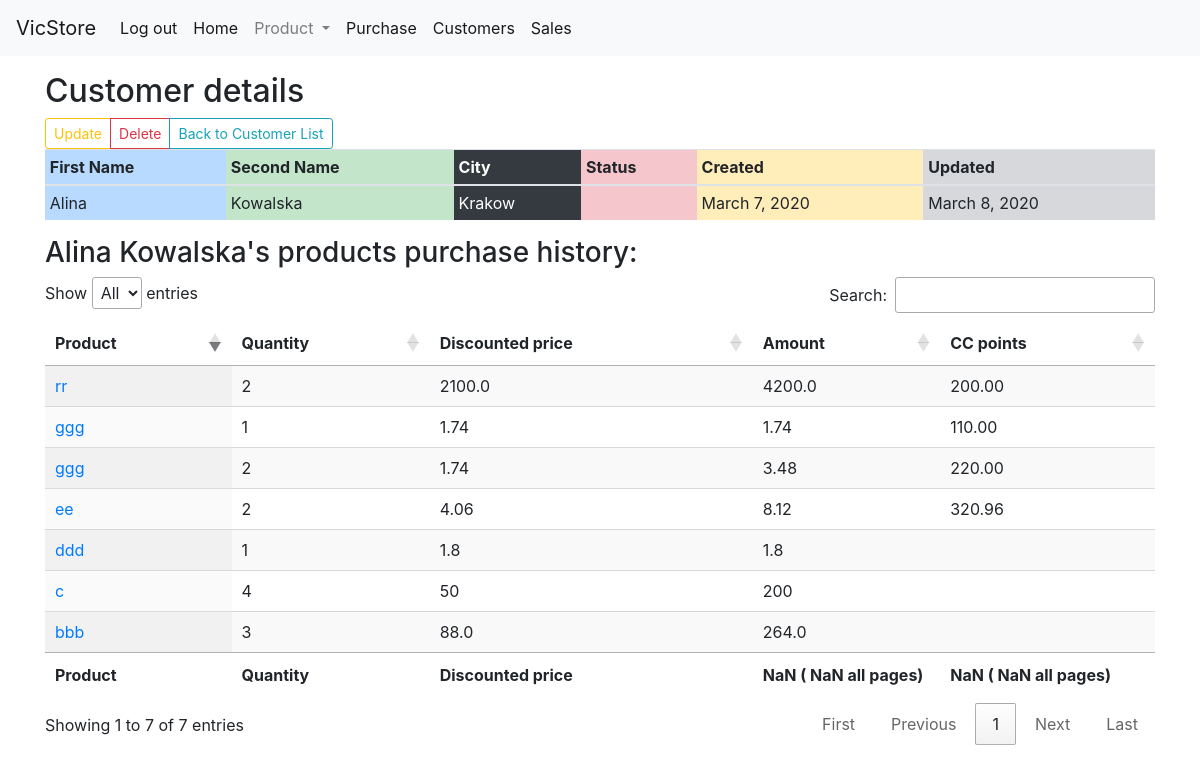
The app's page /customer/1/ (signed in) with its own data.
### customer/models.py (models this page shows, shortened)
class Customer(models.Model):
    f_name = models.CharField(max_length=20)
    l_name = models.CharField(max_length=30)
    city = models.CharField(max_length=20,blank=True)
    STATUS = (
        ('CU', 'Customer'),
        ('MA', 'Manager'),
        ('DI', 'Distributor'),
        )
    status = models.CharField(max_length=2,choices=STATUS,default='CU')
    created_at = models.DateField(auto_now_add=True)
    updated_at = models.DateField(auto_now=True)
    class Meta:
        db_table = 'customer'
        ordering = ('city','l_name','f_name','status')

### sell/models.py (models this page shows, shortened)
class SellItem(models.Model):
    sell = models.ForeignKey(Sell, related_name="has_items",on_delete=models.CASCADE)
    product = models.ForeignKey(Product, null=True, related_name="product_sells",on_delete=models.SET_NULL)
    quantity = models.PositiveSmallIntegerField(default=1)
    class Meta:
        db_table = 'sellitem'
        ordering = ('-sell',)
        verbose_name_plural = "SellItems"

class Sell(models.Model):
    customer = models.ForeignKey(Customer, null=True, related_name="has_sales",on_delete=models.SET_NULL)
    DISCOUNT_CC = (
        (42, '42%'),
        (40, '40%'),
        (30, '30%'),
        (20, '20%'),
        (10, '10%'),
        (0, '0%'),
    )
    discount_cc = models.PositiveSmallIntegerField(choices=DISCOUNT_CC, default=0)
    DISCOUNT_CI = (
        (40, '40%'),
        (30, '30%'),
        (20, '20%'),
        (10, '10%'),
        (0, '0%'),
    )
    discount_ci = models.PositiveSmallIntegerField(choices=DISCOUNT_CI, default=0)
    DELIVERY = (
        ('HD', 'To Hand'),
        ('CD', 'Cash on Delivery Post'),
        ('PO', 'No Cash Post'),
    )
    delivery = models.CharField(max_length=2,choices=DELIVERY, default='HD')
    money_received = models.BooleanField(default=False)
    note = models.CharField(max_length=50, blank=True)
    created_at = models.DateTimeField(auto_now_add=True)
    updated_at = models.DateTimeField(auto_now=True)
    class Meta:
        db_table = 'sell'
        ordering = ('-created_at','-updated_at')
        verbose_name_plural = "Sales"

### product/models.py (models this page shows, shortened)
class Product(models.Model):
    PRODUCER = (
        ('CC', 'Colway Classic'),
        ('CI', 'Colway International'),
        ('NC', 'Non Colway'),
    )
    producer = models.CharField(max_length=2,choices=PRODUCER)
    name = models.CharField(max_length=50, unique=True)
    price = models.PositiveIntegerField()
    points = models.DecimalField(max_digits=6, decimal_places=2, default=0)
    discontinued = models.BooleanField(default=False)
    link = models.URLField(blank=True)
    stock = models.PositiveIntegerField()
    created_at = models.DateField(auto_now_add=True)
    updated_at = models.DateField(auto_now=True)
    class Meta:
        db_table = 'product'
        ordering = ('producer','name',)
        verbose_name = 'product'
        verbose_name_plural = 'products'

### customer/views.py (the view)
# urls.py: path('<int:pk>/', CustomerDetail.as_view(),name='customer-detail'),
class CustomerDetail(LoginRequiredMixin, DetailView):
    model = Customer
    def get_context_data(self, **kwargs):
        context = super(CustomerDetail, self).get_context_data(**kwargs)
        customer = kwargs.get('object', None)
        sales = Sell.objects.filter(customer=customer)
        prods = SellItem.objects.filter(sell_id__in=sales)
        context['prods'] = prods
        return context

### sell/templatetags/table_operations.py (called while the page is built)
@register.filter
def discounted(value, arg):
    return value * (100-arg)/100

@register.filter
def mult(value, arg):
    return value * arg

@register.simple_tag
def mult_of_discon(price, discount, quantity):
    discon_price = price * (100-discount)/100
    return discon_price * quantity

### customer/templates/customer/customer_detail.html (shortened to what this page needs)
{% extends "base.html" %}
{% load table_operations %}
{% block content %}
<h2>Customer details</h2>
<div class="btn-toolbar" role="toolbar" aria-label="Toolbar with button groups">
  <div class="btn-group mr-2" role="group" aria-label="First group">
  <a class="btn btn-outline-warning btn-sm" href="{% url 'customer:customer-update' object.id %}">Update</a>
  <a class="btn btn-outline-danger btn-sm" href="{% url 'customer:customer-delete' object.id %}">Delete</a>
  <a class="btn btn-outline-info btn-sm" href="{% url 'customer:customer-list' %}">Back to Customer List</a>
</div>
</div>
<table class="table table-sm">
   <thead>
     <tr>
       <th class="table-primary">First Name</th>
       <th class="table-success">Second Name</th>
       <th class="table-dark">City</th>
       <th class="table-danger">Status</th>
       <th class="table-warning">Created</th>
       <th class="table-secondary">Updated</th>
     </tr>
   </thead>
   <tbody>
     <tr>
       <td class="table-primary">{{ object.f_name }} </td>
       <td class="table-success">{{object.l_name}}</td>
       <td class="table-dark">{{object.city }}</td>
       <td class="table-danger">{{object.gestatus_display}}</td>
       <td class="table-warning">{{object.created_at}}</td>
       <td class="table-secondary">{{object.updated_at}}</td>
     </tr>
   </tbody>
 </table>
 <h3>{{object.f_name}} {{object.l_name}}'s products purchase history:</h3>
 <table id="mydatatable" class="display" style="width:100%">
   <thead>
     <tr>
       <th scope="col">Product</th>
       <th scope="col">Quantity</th>
       <th scope="col">Discounted price</th>
       <th scope="col">Amount</th>
       <th scope="col">CC points</th>
     </tr>
   </thead>
   <tbody>
   {% for i in prods %}
     <tr>
       <td><a href="{% url 'product:product-detail' i.product.id %}/">{{ i.product.name }}</td>
       <td>{{ i.quantity }}</td>
       <td> {% if i.product.producer == 'CC' %}
         {{ i.product.price | discounted:i.sell.discount_cc }}
             {% elif i.product.producer == 'CI' %}
         {{ i.product.price | discounted:i.sell.discount_ci }}
             {% else %}
         {{ i.product.price }}
             {% endif %}
       </td>
       <td> {% if i.product.producer == 'CC' %}
             {% mult_of_discon i.product.price i.sell.discount_cc i.quantity  %}
         {% elif i.product.producer == 'CI' %}
             {% mult_of_discon i.product.price i.sell.discount_ci i.quantity  %}
         {% else %}
             {{ i.quantity  |  mult:i.product.price }}
         {% endif %} </td>
       <td> {% if i.product.producer == 'CC' %}
         {{ i.quantity | mult:i.product.points }}
             {% endif %}</td>
     </tr>
   {% endfor %}
   </tbody>
      <tfoot>
          <tr>
            <th scope="col">Product</th>
            <th scope="col">Quantity</th>
            <th scope="col">Discounted price</th>
            <th scope="col">Amount</th>
            <th scope="col">CC points</th>
          </tr>
      </tfoot>
  </table>
{% endblock %}

### records on screen
Customer: f_name "Alina", l_name "Kowalska", city "Krakow", created_at "March 7, 2020", updated_at "March 8, 2020"
SellItem: product.name "ggg", quantity "1", product.price|discounted "1.74", product+sell+quantity "1.74", quantity|mult "110.00"
SellItem: product.name "ddd", quantity "1", product.price|discounted "1.8", product+sell+quantity "1.8"
SellItem: product.name "rr", quantity "2", product.price|discounted "2100.0", product+sell+quantity "4200.0", quantity|mult "200.00"
SellItem: product.name "bbb", quantity "3", product.price|discounted "88.0", product+sell+quantity "264.0"
SellItem: product.name "c", quantity "4", product.price "50", quantity|mult "200"
SellItem: product.name "ee", quantity "2", product.price|discounted "4.06", product+sell+quantity "8.12", quantity|mult "320.96"
SellItem: product.name "ggg", quantity "2", product.price|discounted "1.74", product+sell+quantity "3.48", quantity|mult "220.00"
